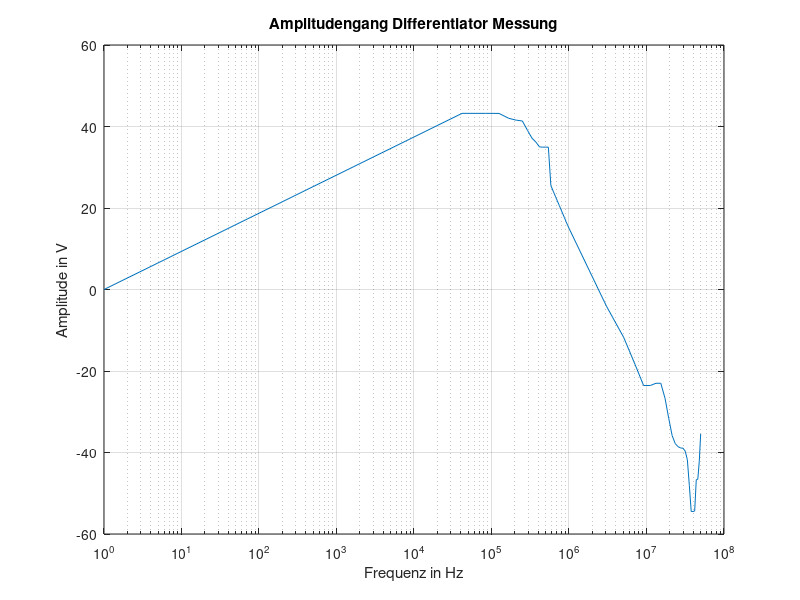
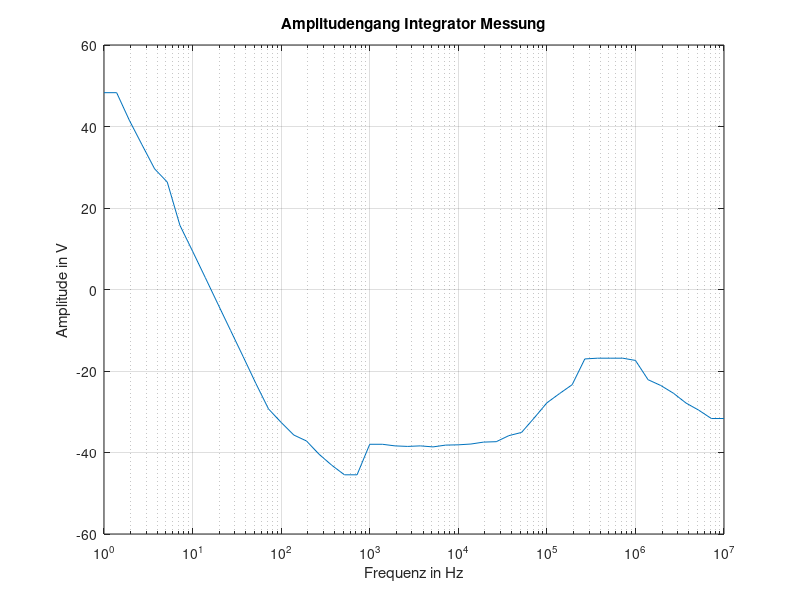

MATLAB code to generate these figures, in order:
clear all
close all
clc

%% Einlesen der Rohdaten
diff_1 = fopen('diff.txt', 'r');
data1 = textscan(diff_1, ' %n %n');
fclose(diff_1);

diff_2 = fopen('diff2.txt', 'r');
data2 = textscan(diff_2, ' %n %n');
fclose(diff_2);

integrator = fopen('integrator.txt','r');
data3 = textscan(integrator, '%n %n');
fclose(integrator);

%% Vektoren anlegen
fre_diff_1 = cell2mat(data1(1));
ampl_1 = cell2mat(data1(2));

fre_diff_2 = cell2mat(data2(1));
ampl_2 = cell2mat(data2(2));

fre_diff = [fre_diff_1;fre_diff_2(2:end)];
ampl_diff = [ampl_1; ampl_2(2:end)];
ampl_diff = medfilt1(ampl_diff, 3);

fre_int = cell2mat(data3(1));
ampl_int = cell2mat(data3(2));
ampl_int = medfilt1(ampl_int, 3);
%% Plot der Messung
figure(1)
semilogx(fre_diff, ampl_diff)
title('Amplitudengang Differentiator Messung')
ylabel('Amplitude in V')
xlabel('Frequenz in Hz')
grid;

figure(2)
semilogx(fre_int, ampl_int)
title('Amplitudengang Integrator Messung')
ylabel('Amplitude in V')
xlabel('Frequenz in Hz')
grid;
